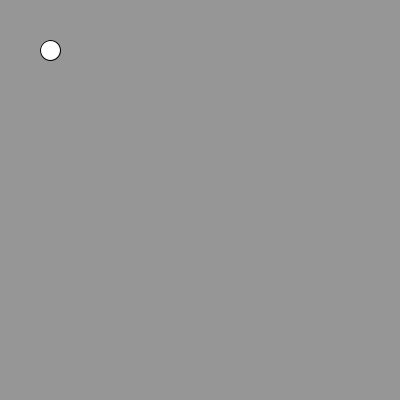
Frame 1 (no input)
Frame 60 (the mouse pressed at the canvas centre just before this capture): identical to frame 1, image omitted
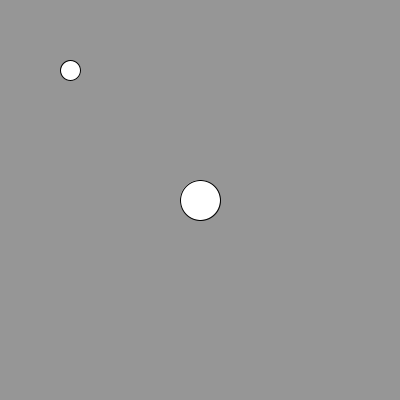
Frame 120 (the mouse held since frame 60 and released just before this capture)

The Processing sketch that drew these frames (run headless with seeded random() and noise(); from frame 60 on, the mouse is pressed at the canvas centre):

// Processing sketch: little_planet
// ── little_planet.pde
float size = 20;
boolean isPlanet = false;
boolean isPlanet2 = false;
float planetSize = 40;
float planetSize2 = 60;
PVector player = new PVector(50, 50);
float velocityX;
float velocityY;
PVector planet = new PVector();
PVector planet2 = new PVector();
PVector direction = new PVector();
PVector force = new PVector();

void setup() {
  size(400, 400);
}


void calcPos() {
  float forceX = 0;
  float forceY = 0;
  if (isPlanet) {
    float distance = dist(player.x, player.y, planet.x, planet.y);

    forceX += (planetSize * 5 * (planet.x - player.x))/(distance*distance);
    forceY += (planetSize * 5 * (planet.y - player.y))/(distance*distance);
  }
  if (isPlanet2) {
    float distance = dist(player.x, player.y, planet2.x, planet2.y);

    forceX += (planetSize2 * 5 * (planet2.x - player.x))/(distance*distance);
    forceY += (planetSize2 * 5 * (planet2.y - player.y))/(distance*distance);
  }
  velocityX = velocityX + forceX / frameRate;
  velocityY = velocityY + forceY / frameRate;
  player.x = player.x + velocityX;
  player.y = player.y + velocityY;
}

void checkCollision() {
}

void drawCircle() {
  background(150);
  circle(player.x, player.y, size);
  if (isPlanet)
    circle(planet.x, planet.y, planetSize);
  if (isPlanet2)
    circle(planet2.x, planet2.y, planetSize2);
}


void mousePressed() {
  ellipse(mouseX, mouseY, planetSize, planetSize);
  planet.x = mouseX;
  planet.y = mouseY;
  isPlanet = true;
}

void keyPressed() {
  ellipse(mouseX, mouseY, planetSize2, planetSize2);
  planet2.x = mouseX;
  planet2.y = mouseY;
  isPlanet2 = true;
}

void draw() {
  calcPos();
  drawCircle();
  checkCollision();
}

// ── Planet.pde
// Class for the spawanable planets
class Planet {
float radius; // radius of the planet
String name; // name of the planet

Planet(float radius, String name) {
  this.radius = radius;
  this.name = name;
}

}
